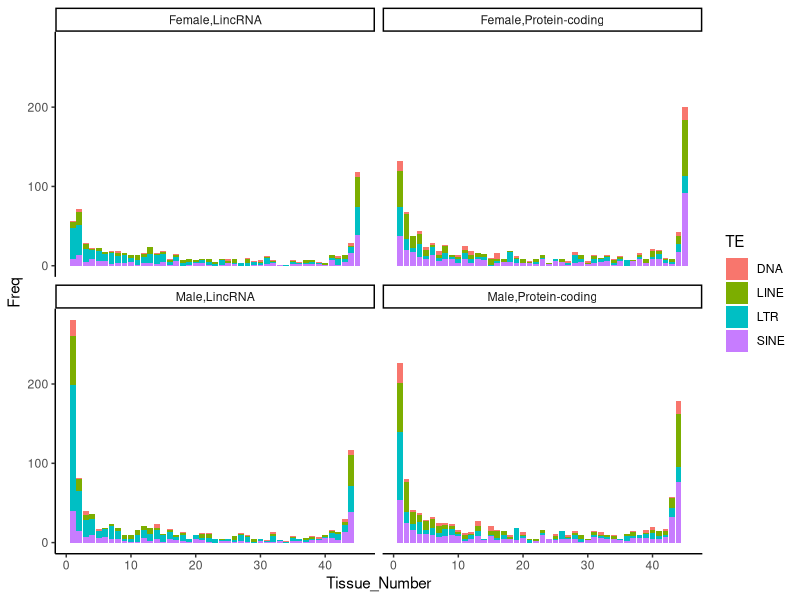

Here is the R script that generated this plot:
#
library(ggplot2)

data<-read.table("TE_class_distribution_Tissue_Number.txt",header = T)
data$group<-paste(data$Sex,data$Type,sep=",")

ggplot(data, aes(x=Tissue_Number, y=Freq, fill=TE)) +geom_bar(stat="identity")+
  theme_classic()+facet_wrap(~group)
